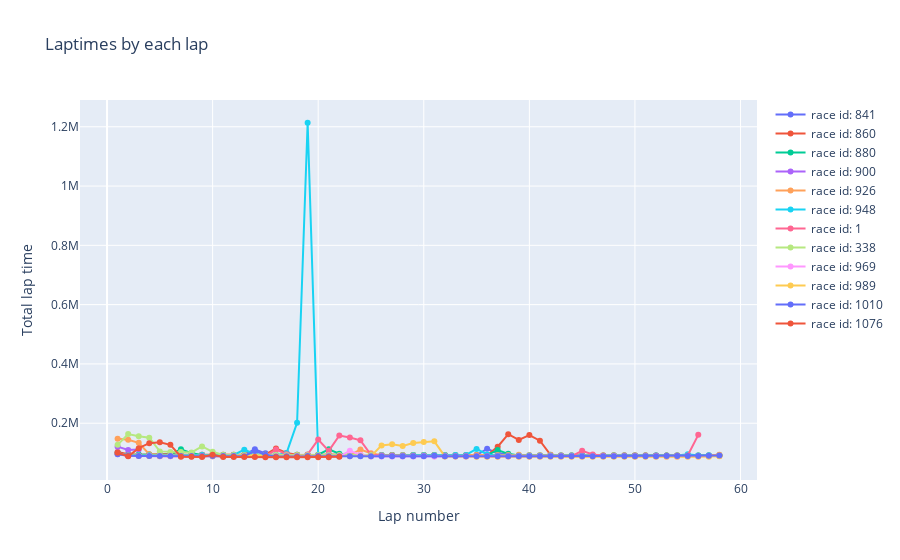

Write notebook code for a chart like this one.
### Code cell
## Lap times and pit stops

fig = go.Figure()

for race_id in list_race_id:

    lap_times_race = lap_times_selected_driver_circuit[
        lap_times_selected_driver_circuit["raceId"] == race_id
    ]

    fig.add_trace(
        go.Scatter(
            x=lap_times_race["lap"],
            y=lap_times_race["milliseconds"],
            mode="lines+markers",
            name=f"race id: {race_id}",
        )
    )

    fig.update_layout(
        title="Laptimes by each lap",
        xaxis_title="Lap number",
        yaxis_title="Total lap time",
    )
fig.show()
